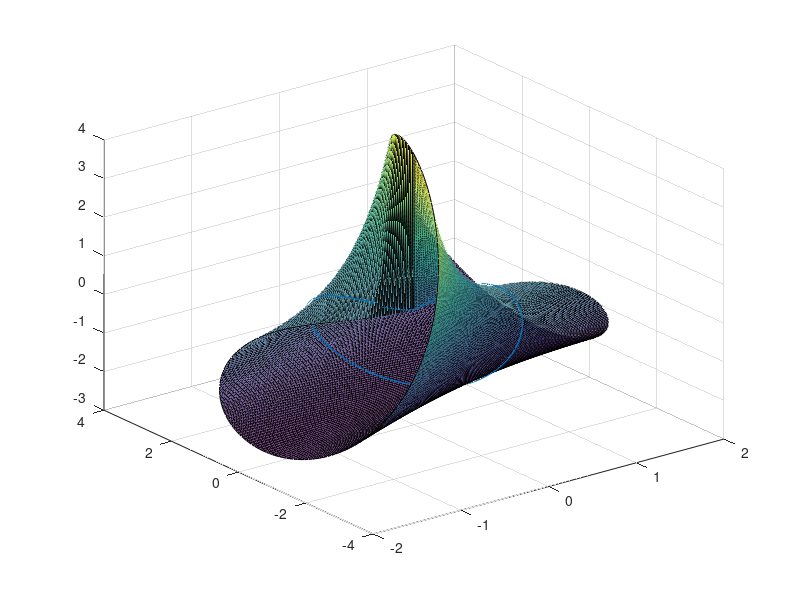

The MATLAB source for this figure:
clear, clc, close all;

% Mobius Strip

u = linspace(0, 2*pi, 200);
v = linspace(-2, 2, 200);
[U,V] = meshgrid(u,v);

z = (2+V.*cos(U/2)).*cos(U);
y = (2+V.*cos(U/2)).*sin(U);
x = V.*sin(U/2);

surf(x,y,z, 'FaceAlpha', 0.7)
hold on
% particle path

a = linspace(0,2*pi, 200);
b = linspace(-2,2,200);

pz = (2+b.*cos(a/2)).*cos(a);
py = (2+b.*cos(a/2)).*sin(a);
px = b.*sin(a/2);

plot3(px,py,pz,'LineWidth', 3);